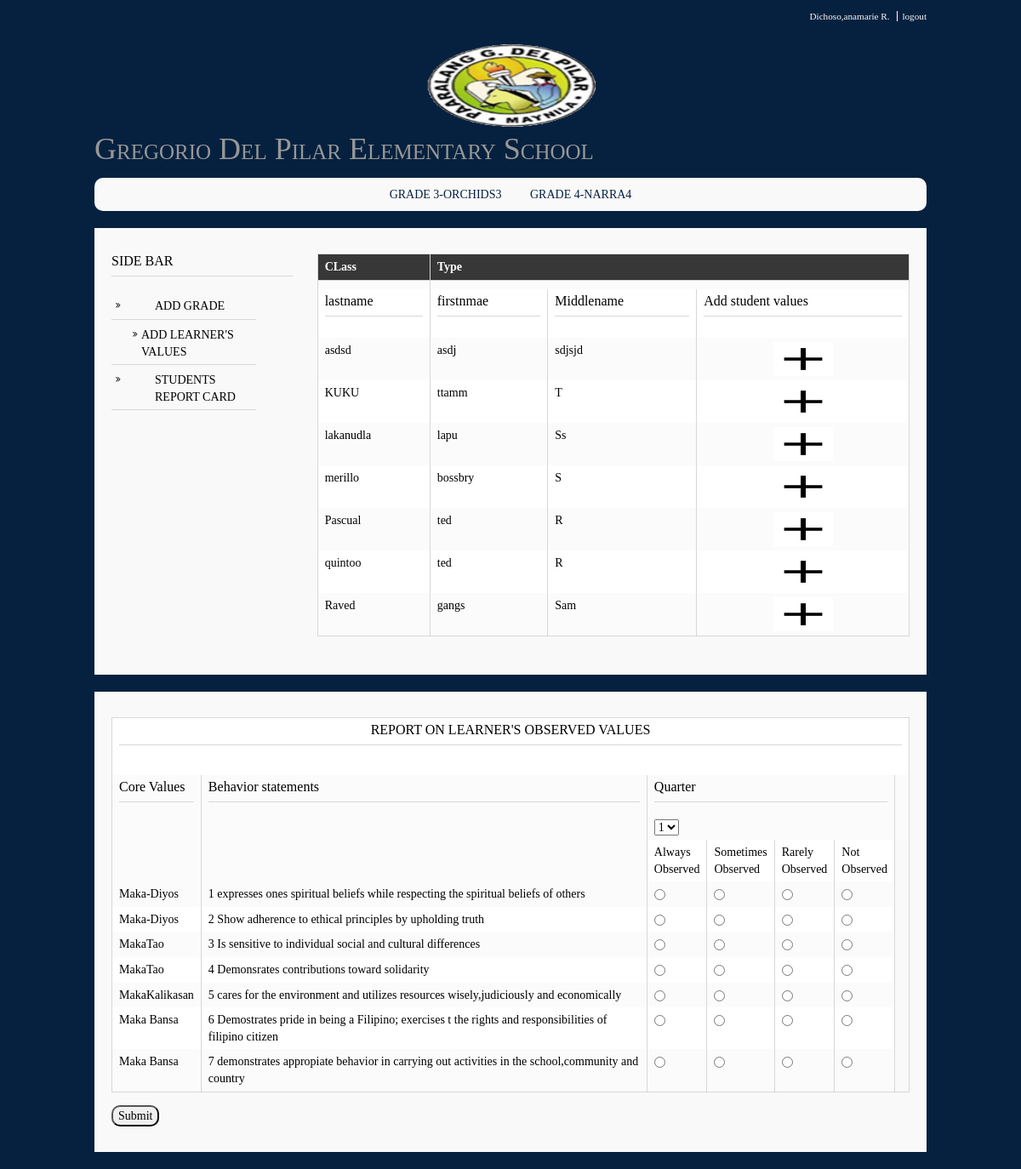
The page /report_form.php (signed in) on the database its author committed.
### tables this page shows
CREATE TABLE `studentinfo` (
  `studno` varchar(50) NOT NULL,
  `lname` varchar(50) NOT NULL,
  `fname` varchar(50) NOT NULL,
  `mname` varchar(255) NOT NULL,
  `suffix` varchar(255) NOT NULL,
  `bdate` date NOT NULL,
  `age` varchar(255) NOT NULL,
  `gender` varchar(50) NOT NULL,
  `address` varchar(50) NOT NULL,
  `fathername` varchar(50) NOT NULL,
  `mothername` varchar(50) NOT NULL,
  `b_certificate` varchar(20) NOT NULL
);

CREATE TABLE `behavior_statements` (
  `BS_id` int(11) NOT NULL,
  `core_id` int(11) NOT NULL,
  `B_statements` varchar(255) NOT NULL
);

### report_form.php (the view, shortened to what this page needs)
  <?php
require "required_files.php";
require_once ("functions/functions.php");
 $teachers_id = $_SESSION["teachers_id"];
    $t_type= $_GET['t'];
     $g_level = $_GET['g'];
$query = "SELECT distinct glevel_section,type_of_teacher FROM teachers_class where teachers_id LIKE '%$teachers_id%' ";
           $result = mysqli_query($connect, $query);
                  $find_student="SELECT DISTINCT  SI.studno, SI.lname, SI.fname, SI.mname
                   FROM studentinfo SI, student_record SR, teachers_class TC
                   WHERE SI.studno = SR.studno
                   AND   TC.glevel_section = (SELECT DISTINCT CONCAT(SR.grade_level, '-', SR.section) FROM student_record)
                   AND   TC.teachers_id LIKE '%$teachers_id%'
                   AND TC.glevel_section LIKE '%$g_level%'
                    AND TC.glevel_section LIKE '%$g_level%'
                          AND SR.school_year = TC.school_year
                           ORDER by SI.lname ASC  ";
           $student_result = mysqli_query($connect, $find_student);
?>
<!DOCTYPE html>
  <html>
 <head>
 <link rel="stylesheet" type="text/css" href="js/bootstrap.css">
<div class='wrapper row0'>
 <div id='topbar' class='clear'>
<nav>
 <ul>
  <li><?php echo $_SESSION['lname'].',',$_SESSION['fname'].' ', $_SESSION['mname'];?></li>
 <li><a href='logout2.php'>logout</a></li>
 </ul>
 </nav>
 </div>
</div>
<?php
 echo layout();
?>
 <div class="wrapper row2">
  <div class="rounded">
    <nav id="mainav" class="clear">
  <ul class="clear">
                  <?php  while ($row= mysqli_fetch_assoc($result)){?>
                  <li><a href="class_handled.php?g=<?php echo $_SESSION['glevel_section'];?>&t=<?php echo $_SESSION['t_type'];?>"><?php echo $_SESSION['glevel_section'];  ?></a></li>
                 <?php }?>
                </ul>
                </div>
  </div>
</div>
 <div class="wrapper row3">
  <div class="rounded">
    <main class="container clear">
         <div class="sidebar one_quarter first">
          <h4>SIDE BAR</h4>
          <nav class="sdb_holder">
          <ul>
          <li><a href="class.php?g=<?php echo $g_level;?>&t=<?php echo $t_type;?>">ADD GRADE
          </a></li>
          <ul>
          <li><a href="report_card_learners_values.php?g=<?php echo $g_level;?>&t=<?php echo $t_type;?>">ADD LEARNER'S VALUES
          </a></li>
          </ul>
          <li><a href="report.php?g=<?php echo $g_level;?>&t=<?php echo $t_type;?>">STUDENTS REPORT CARD
          </a></li>
          </ul>
          </nav>
          </div>
               <div id="content" class="three_quarter">
                 <div id="class">
                  <form>
                 <table>
                  <tr><th>CLass</th><th colspan="3">Type</th></tr>
                  <tr>
                   <td><?php echo $g_level; ?></td>
                 <td colspan="3"><?php echo $t_type;?></td>
                 </tr>
                 <tr><td><h3> lastname </h3></td><td><h3> firstnmae </h3></td><td><h3> Middlename </h3></td>
                  <td><h3> Add student values </h3></td></tr>
                  <?php  while ($row= mysqli_fetch_array($student_result, MYSQLI_ASSOC)){
                     $lname =$row['lname'];
                    $fname =$row['fname'];
                    $mname =$row['mname'];?>
                  <tr>
                  <td> <?php echo $row['lname']; ?> </td>
                  <td> <?php echo $row['fname']; ?> </td>
                  <td> <?php echo $row['mname']; ?> </td>
                   <td><a href="report_form.php?l=<?php echo $lname." ".$fname." ".$mname; ?>&id=<?php echo $row['lname']; ?>&id=<?php echo $row['studno']; ?>&g=<?php echo $g_level;?>&t=<?php echo $t_type;?>"><center><img src="images/add.png" style="width: 70px; height: 40px;" ></center></a> </td>
                  </tr>
                  <?php }?>
                  </table>
                  </form>
                  </div>
    </main>
  </div>
</div>
<div class="wrapper row3">
<div class="rounded">
<main class="container clear">
      <div name="student_grade_info" id="student_grade_info">
      <?php $id =$_GET['id']?>
      <?php $lname2 =$_GET['l']?>
      <form action="add_values.php?i=<?php echo $id;?>&g=<?php echo $g_level;?>&t=<?php echo $t_type;?>&l=<?php echo $lname2;?>" method="POST">
       <table>
      <tr><td  colspan='7'><center><h1>REPORT ON LEARNER'S OBSERVED VALUES</h1></center></td><tr>
      <tr><td colspan='7'><?php echo $lname2; ?></td></tr>
      <tr>
      <td rowspan="2"><h2> Core Values </h2></td>
      <td rowspan="2"><h2>  Behavior statements </h2></td>
      <td colspan="4"><h2> Quarter  </h2>
      <select name="quarter">
        <option value="1">1</option>
      </select></td>
      <td> </td>
      </tr>
      <tr>
      <td width="50">Always Observed</td>
      <td width="50">Sometimes Observed</td>
      <td width="50">Rarely Observed</td>
      <td width="50">Not Observed</td>
       </tr>
    <?php $values_query= "SELECT DISTINCT b.BS_id,b.B_statements,c.core_values
    from behavior_statements as b, core_values as c
    where c.core_id=b.core_id";
     $result = mysqli_query($connect, $values_query);
     while ($row= mysqli_fetch_array($result, MYSQLI_ASSOC)){
      ?>
      <tr>
        <td>
          <?php echo $_SESSION['core_values']; ?>
        </td>
        <td>
          <?php echo $_SESSION['bs_id']." ".$_SESSION['B_statements']; ?>
        </td>
        <td>
          <input type="radio" name=" <?php echo  $_SESSION['bs_id']; ?>" value=" AO">
        </td>
         <td>
          <input type="radio" name=" <?php echo  $_SESSION['bs_id']; ?>" value="SO">
        </td>
         <td>
          <input type="radio" name=" <?php echo  $_SESSION['bs_id']; ?>" value=" RO">
        </td>
         <td>
          <input type="radio" name=" <?php echo  $_SESSION['bs_id']; ?>" value=" NO">
        </td>
        <?php }?>
      </tr>
         </table>
           <input type="submit" name="proceed" value="Submit">
      </form>
      </div>
</main>
</div>
</div>
      </body>
 </html>

### layout/styles/layout.css (style rules this page uses)
#topbar { padding:10px 0 0 0; text-align:right; font-size:.8em; }
#topbar li { display:inline; margin-right:3px; padding-right:8px; border-right:1px solid; }
#topbar li:last-child { margin-right:0; padding-right:0; border:none; }
.container { padding:20px 10px; }
.container h1, .container h2, .container h3, .container h4, .container h5, .container h6, .container .heading { padding-bottom:8px; border-bottom:1px solid; }
.sidebar .sdb_holder { margin-bottom:50px; }
.sidebar .sdb_holder:last-child { margin-bottom:0; }
nav ul, nav ol { margin:0; padding:0; list-style:none; }
#mainav .drop::after, #mainav li li .drop::after, #breadcrumb li a::after, .sidebar nav a::after { position:absolute; font-family:"FontAwesome"; font-size:10px; line-height:10px; }
#mainav { text-align:center; text-transform:uppercase; }
#mainav li { display:inline-block; position:relative; margin:0 30px 0 0; padding:0; }
#mainav li:last-child { margin-right:0; }
#mainav li a { display:block; padding:0; }
.sidebar nav { display:block; width:80%; }
.sidebar nav li { margin:0 0 3px 0; padding:0; }
.sidebar nav a { display:block; position:relative; margin:0; padding:5px 10px 5px 51px; text-decoration:none; border:solid; border-width:0 0 1px 0; }
.sidebar nav a::after { top:9px; left:5px; content:"\f101"; }
.sidebar nav ul ul a { padding-left:35px; }
.sidebar nav ul ul a::after { left:25px; }
table, th, td { border:1px solid; border-collapse:collapse; vertical-align:top; box-sizing:border-box; }
table, th { table-layout:auto; }
table { width:100%; margin-bottom:15px; }
th, td { padding:5px 8px; }
td { border-width:0 1px; }
.rounded, input, button, textarea, #header input, #footer input, #slide-wrapper figcaption, .avatar, #comments li, .faico a, #twitter, .pagination a, .pagination strong { border-radius:10px; }
body { color:#F9F9F9; background-color:#06213F; }
a { color:#55ABDA; }
.rounded { background-color:#F9F9F9; }
.row0, .row0 a { color:#F9F9F9; background-color:#06213F; }
.row1 a { color:#F9F9F9; background-color:inherit; }
.row2, .row2 a { color:#06213F; background-color:inherit; }
.row3 { color:black; background-color:#F9F9F9; }
#topbar li { border-color:#FFFFFF; }
.container h1, .container h2, .container h3, .container h4, .container h5, .container h6, .container .heading { border-color:#D7D7D7; }
#mainav li a { color:inherit; }
.container .sidebar nav a { color:inherit; border-color:#D7D7D7; }
table, th, td, #comments .avatar, #comments input, #comments textarea { border-color:#D7D7D7; }
th { color:#FFFFFF; background-color:#373737; }
tr, #comments li, #comments input[type="submit"], #comments input[type="reset"] { background-color:#FBFBFB; }
tr:nth-child(odd), #comments li:nth-child(odd) { color:inherit; background-color:#FFFFFF; }
table a, #comments a { background-color:inherit; }
@media screen and (min-width:978px) { .wrapper { max-width:978px; } }

### layout/styles/framework.css (style rules this page uses)
html { overflow-y:scroll; }
body { margin:0; padding:0; font-size:14px; line-height:1.4em; }
.clear, .group { display:block; }
.clear::before, .clear::after, .group::before, .group::after { display:table; content:""; }
.clear, .clear::after, .group, .group::after { clear:both; }
a { outline:none; text-decoration:none; }
img { width:auto; max-width:100%; height:auto; margin:0; padding:0; border:none; line-height:normal; vertical-align:middle; box-sizing:border-box; }
body, h1, h2, h3, h4, h5, h6, .heading { font-family:Georgia, "Times New Roman", Times, serif; }
form, fieldset, legend { margin:0; padding:0; border:none; }
label, input, textarea, select { display:block; resize:none; outline:none; color:inherit; font-size:inherit; font-family:inherit; box-sizing:border-box; }
h1, h2, h3, h4, h5, h6, .heading { display:block; margin:0 0 20px 0; font-size:16px; line-height:normal; font-weight:normal; font-style:normal; }
.wrapper { display:block; margin:0 auto 20px; text-align:left; word-wrap:break-word; }
.rounded, #topbar, #header, #mainav, #slider, .container, #footer, #copyright { display:block; width:100%; box-sizing:border-box; }
.rounded { margin:0; padding:10px; }
address, article, aside, figcaption, figure, footer, header, main, nav, section { display:block; margin:0; padding:0; }
.one_half, .one_third, .two_third, .one_quarter, .two_quarter, .three_quarter { display:inline-block; float:left; margin:0 0 0 3.06748466257669%; list-style:none; box-sizing:border-box; }
.first { margin-left:0; clear:left; }
.one_quarter { width:22.69938650306748%; }
.three_quarter { width:74.23312883435584%; }

### rows shown on the page
studentinfo: lname "asdsd", fname "asdj", mname "sdjsjd"
studentinfo: lname "KUKU", fname "ttamm", mname "T"
studentinfo: lname "lakanudla", fname "lapu", mname "Ss"
studentinfo: lname "merillo", fname "bossbry", mname "S"
studentinfo: lname "Pascual", fname "ted", mname "R"
studentinfo: lname "quintoo", fname "ted", mname "R"
studentinfo: lname "Raved", fname "gangs", mname "Sam"
behavior_statements: core_values "Maka-Diyos", bs_id "1", B_statements "expresses ones spiritual beliefs while respecting the spiritual beliefs of others"
behavior_statements: core_values "Maka-Diyos", bs_id "2", B_statements "Show adherence to ethical principles by upholding truth"
behavior_statements: core_values "MakaTao", bs_id "3", B_statements "Is sensitive to individual social and cultural differences"
behavior_statements: core_values "MakaTao", bs_id "4", B_statements "Demonsrates contributions toward solidarity"
behavior_statements: core_values "MakaKalikasan", bs_id "5", B_statements "cares for the environment and utilizes resources wisely,judiciously and economically"
behavior_statements: core_values "Maka Bansa", bs_id "6", B_statements "Demostrates pride in being a Filipino; exercises t the rights and responsibilities of filipino citizen"
behavior_statements: core_values "Maka Bansa", bs_id "7", B_statements "demonstrates appropiate behavior in carrying out activities in the school,community and country"

### other values the page prints
$_SESSION['lname'] "Dichoso"
$_SESSION['fname'] "anamarie"
$_SESSION['mname'] "R."
$_SESSION['glevel_section'] "GRADE 3-ORCHIDS3"
$_SESSION['glevel_section'] "GRADE 4-NARRA4"
